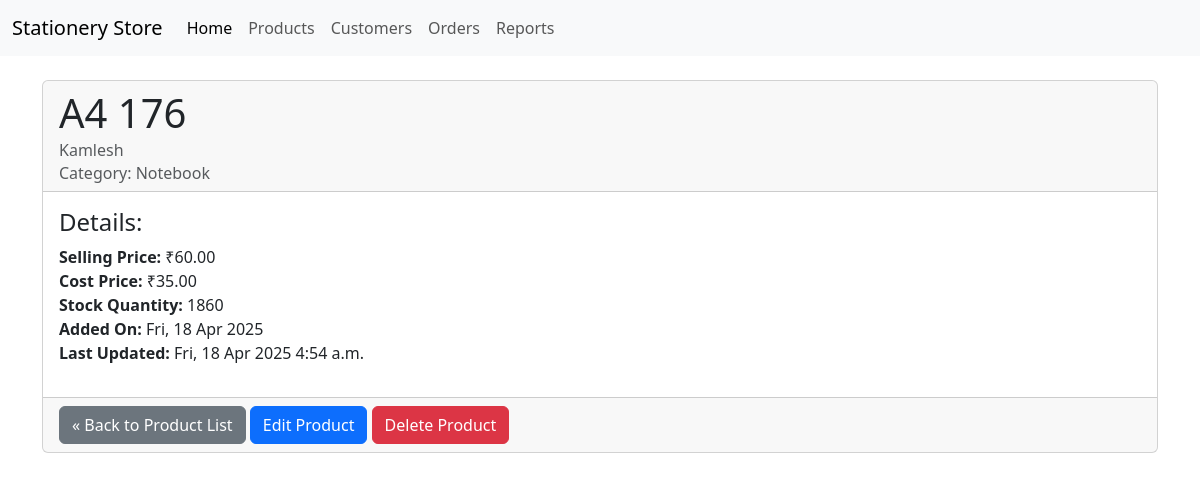
The app's page /inventory/product/6/ with its own data.
### inventory/models.py (models this page shows, shortened)
class Product(models.Model):
    category = models.ForeignKey(Category, related_name='products', on_delete=models.SET_NULL, null=True, blank=True)
    name = models.CharField(max_length=200)
    description = models.TextField(blank=True, null=True)
    selling_price = models.DecimalField(max_digits=10, decimal_places=2)
    cost_price = models.DecimalField(max_digits=10, decimal_places=2, null=True, blank=True)
    manufacturer = models.CharField(max_length=100, blank=True, null=True)
    stock_quantity = models.IntegerField(default=0)
    low_stock_threshold = models.PositiveIntegerField(default=5, help_text="Notify when stock reaches this level or lower.") # <-- ADD THIS LINE
    created_at = models.DateTimeField(auto_now_add=True)
    updated_at = models.DateTimeField(auto_now=True)

class Category(models.Model):
    name = models.CharField(max_length=100, unique=True) # Category name must be unique
    slug = models.SlugField(max_length=110, unique=True, blank=True) # URL-friendly version of name (auto-populated later)
    class Meta:
        ordering = ('name',) # Default order categories alphabetically by name
        verbose_name = 'category' # How it appears in admin (singular)
        verbose_name_plural = 'categories' # How it appears in admin (plural)

### inventory/views.py (the view)
# urls.py: path('product/<int:pk>/', views.product_detail_view, name='product_detail'),
def product_detail_view(request, pk):
    product = get_object_or_404(Product, pk=pk)
    context = {
        'product': product,
    }
    return render(request, 'inventory/product_detail.html', context)

### inventory/templates/inventory/product_detail.html (shortened to what this page needs)
{% extends "base.html" %}
{% block content %}
  <div class="card mb-3">
    <div class="card-header">
      <h1 class="card-title">{{ product.name }}</h1>
      {% if product.manufacturer %}
        <h6 class="card-subtitle text-muted">{{ product.manufacturer }}</h6>
      {% endif %}
      {% if product.category %}
      <h6 class="card-subtitle text-muted mt-1">Category: {{ product.category.name }}</h6>
    {% endif %}
    </div>
    <div class="card-body">
      <h4>Details:</h4>
      <ul class="list-unstyled">
        <li><strong>Selling Price:</strong> ₹{{ product.selling_price }}</li>
        {% if product.cost_price %}
          <li><strong>Cost Price:</strong> ₹{{ product.cost_price }}</li>
        {% endif %}
        <li><strong>Stock Quantity:</strong> {{ product.stock_quantity }}</li>
        <li><strong>Added On:</strong> {{ product.created_at|date:"D, d M Y" }}</li>
        <li><strong>Last Updated:</strong> {{ product.updated_at|date:"D, d M Y P" }}</li>
      </ul>
    </div>
    <div class="card-footer">
        <a href="{% url 'inventory:product_list' %}" class="btn btn-secondary"> « Back to Product List</a>
        <a href="{% url 'inventory:product_edit' pk=product.pk %}" class="btn btn-primary">
              Edit Product
        </a>
        <a href="{% url 'inventory:product_delete' pk=product.pk %}" class="btn btn-danger">
             Delete Product
        </a>
     </div>
  </div>
{% endblock %}

### records on screen
Product: name "A4 176", manufacturer "Kamlesh", category.name "Notebook", selling_price "60.00", cost_price "35.00", stock_quantity "1860", created_at "Fri, 18 Apr 2025", updated_at "Fri, 18 Apr 2025 4:54 a.m."
